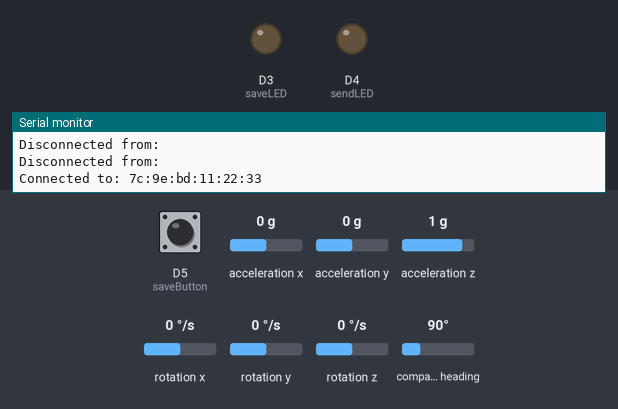
Bench run of a sketch on a simulated Arduino Nano 33 BLE. On the bench: output pins drawn as LEDs (lit = HIGH), the last lines printed to the serial monitor. Inputs (shaded band) come from the test bench; at power-on: D5 (saveButton) LOW, acceleration x 0 g, acceleration y 0 g, acceleration z 1 g, rotation x 0 °/s, rotation y 0 °/s, rotation z 0 °/s, compass heading 90°. Nothing arrives over Bluetooth unless stated; a phone connects over Bluetooth LE 3 s after start.

Above: at 3.8 s.
3.9 s: D5 (saveButton) pulled HIGH for 0.15 s
At 7.8 s:
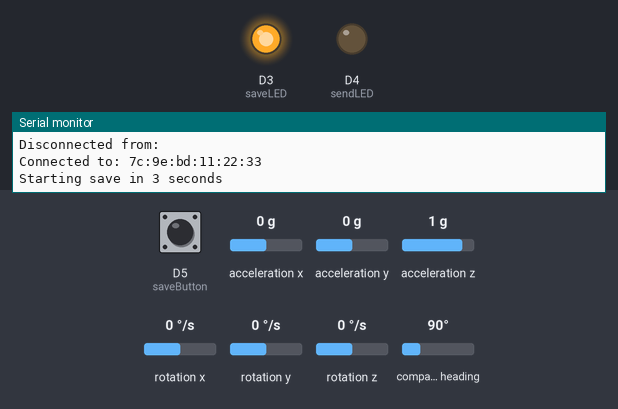
Timing chart, 0 to 11.0 s (numbered marks = the images above; inputs shaded):
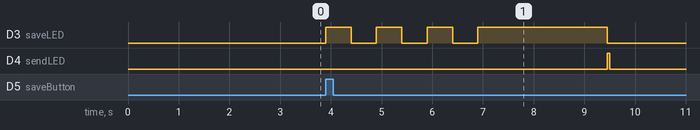

The sketch:

imu_log_ble.ino
```cpp
#include <Arduino_LSM9DS1.h>
#include <ArduinoBLE.h>

#define IO_USERNAME "BohemianXen"
#define IO_KEY "aio_Mbeo57A4D24lfhO07ODfzvIOgKQy"

#//GLOBALS
const byte saveLED = 3;
const byte sendLED = 4;
const byte saveButton = 5;
const byte sendButton = 6;
//const unsigned long debounceTime = 1000;
unsigned short totalSamples = 238; //sampleRates[0] * captureTimeSecs;
byte saveStatus, sendStatus = 0;
byte sampleRates [3] = {0, 0, 0}; // {IMU.accelerationSampleRate(), IMU.gyroscopeSampleRate(), IMU.magneticFieldSampleRate()};

//BLE
BLEService dataReadyService("a34984b9-7b89-4553-aced-242a0b289bbc");
BLEBoolCharacteristic dataReadyChar("4174c433-4064-4349-bfa2-009a432a24a4", BLERead | BLENotify);

BLEService imuService("f9dd156e-f108-4139-925c-dd1f157cffa0");
BLECharacteristic imuChar("41277a1b-b4f8-4ddc-871a-db0dd23a3a31", BLERead | BLENotify, 36);

BLEService sendDataService("ab36b3d9-12e4-4922-ac94-8873e8252045");
BLEBoolCharacteristic sendDataChar("976aca21-135a-4dfa-b548-68308f7acceb", BLERead | BLEWrite);

//BLEDevice central;


void setup() {
  // put your setup code here, to run once:
  pinMode(saveLED, OUTPUT);
  pinMode(sendLED, OUTPUT);
  pinMode(saveButton, INPUT);
  pinMode(sendButton, INPUT);

  Serial.begin(115200);

  if (!IMU.begin()) {
    Serial.println("Failed to initialise IMU!");
    while (1);
  } else {
    sampleRates[0] = IMU.accelerationSampleRate();
    sampleRates[1] = IMU.gyroscopeSampleRate();
    sampleRates[2] = IMU.magneticFieldSampleRate();

    /*Serial.print(sampleRates[0]);
    Serial.print(" Hz, ");
    Serial.print(sampleRates[1]);
    Serial.print(" Hz, ");
    Serial.print(sampleRates[2]);
    Serial.print(" Hz, ");
    Serial.println();*/
  }


  if (!BLE.begin()) {
    Serial.println("Failed to initialise BT Module!");
    while(1);
  }

  BLE.setLocalName("FallDetector");
  BLE.setDeviceName("FallDetector");

  dataReadyService.addCharacteristic(dataReadyChar);
  imuService.addCharacteristic(imuChar);
  sendDataService.addCharacteristic(sendDataChar);
  BLE.addService(dataReadyService);
  BLE.addService(imuService);
  BLE.addService(sendDataService);

  //sendDataChar.setEventHandler(BLEWritten, sendData);

  BLE.setAdvertisedService(dataReadyService);
  BLE.advertise();
  Serial.println("Advertising...");
}

void loop() {
  long imuDataL [totalSamples][9];
  bool dataReady = 0;
  BLEDevice central = BLE.central();

  if (central) {
    Serial.print("Connected to: ");
    Serial.println(central.address());
    digitalWrite(LED_BUILTIN, HIGH);
    dataReadyChar.writeValue(0);
    sendDataChar.writeValue(0);

    while (central.connected()) {
        digitalWrite(sendLED, LOW);
        digitalWrite(saveLED, LOW);

        byte external_start = 0;
        sendDataChar.readValue(external_start);
        if (external_start) { Serial.println("Received start command from central"); }

        if (external_start || digitalRead(saveButton)) {
          Serial.println("Starting save in 3 seconds");
          blinkSaveLED(500);
          dataReady = startSave(imuDataL);
          dataReadyChar.writeValue(dataReady);
          digitalWrite(saveLED, LOW);
          Serial.println("Saved!");
          //delay(100);
          bool dataSent = sendData(imuDataL);
          dataReadyChar.writeValue(0);
          sendDataChar.writeValue(0);
          digitalWrite(sendLED, LOW);
        }
    }
  }

  digitalWrite(LED_BUILTIN, LOW);
  Serial.print("Disconnected from: ");
  Serial.println(central.address());
  delay(200);
}


void blinkSaveLED(int period) {
  digitalWrite(saveLED, HIGH);
  delay(period);
  digitalWrite(saveLED, LOW);
  delay(period);
  digitalWrite(saveLED,HIGH);
  delay(period);
  digitalWrite(saveLED, LOW);
  delay(period);
  digitalWrite(saveLED, HIGH);
  delay(period);
  digitalWrite(saveLED,LOW);
  delay(period);
  if (period == 500) { digitalWrite(saveLED, HIGH); }
}

bool startSave(long imuDataL[][9]) {
  const bool readMag = false;
  const byte captureTimeSecs = 2;
  unsigned short samplesRead = 0;
  float imuDataF [totalSamples][9];
  bool success = 0;

  samplesRead = getVals(imuDataF, samplesRead, readMag);

  if (samplesRead == totalSamples) {
    digitalWrite(saveLED, LOW);
    digitalWrite(sendLED, HIGH);

    success = saveData(imuDataF, imuDataL);

    if (success) {
      Serial.println("Data save successful");
      //blinkSaveLED(20);
    } else {
      Serial.println("Data save unsuccessful");
      digitalWrite(saveLED, LOW);
    }
  }

  return success;
}


// TODO: add timeout based on millis
unsigned short getVals(float dataOut[][9], unsigned short sampleNo, bool readMag) {
  //bool ready = true;
  //float dataOut[9] = {0.0, 0.0, 0.0, 0.0, 0.0, 0.0, 0.0, 0.0, 0.0};
  int maxSamplePeriod = 1000/sampleRates[0];

  while (sampleNo != totalSamples && IMU.accelerationAvailable() && IMU.gyroscopeAvailable()) {
      IMU.readAcceleration(dataOut[sampleNo][0], dataOut[sampleNo][1], dataOut[sampleNo][2]);
      IMU.readGyroscope(dataOut[sampleNo][3], dataOut[sampleNo][4], dataOut[sampleNo][5]);
      IMU.readMagneticField(dataOut[sampleNo][6], dataOut[sampleNo][7], dataOut[sampleNo][8]);
      sampleNo++; //Serial.println(sampleNo);
      delay(maxSamplePeriod);
      //if readMag
      //if (sampleNo == totalSamples) { return sampleNo; }
  }
  return sampleNo;
}

bool saveData(float imuDataF[][9], long imuDataL[][9]) {
   Serial.println("Sending data...");
   int totalRead = 0;
   for (int i = 0; i < totalSamples; i++) {
    for (int j = 0; j < 9; j++) {
      float scaled = imuDataF[i][j] * 1000.0;
      imuDataL[i][j] = (long) scaled;
      //imuChar.writeValue(imuDataL[i][j]);
      totalRead++;
      Serial.print(imuDataL[i][j]);
      Serial.print(",");
    }
    Serial.println();
    //delay(10);
   }
   Serial.println(totalRead);
   if (totalRead == (totalSamples*9)) {
    return 1;
   } else {
    return 0;
   }
}

bool sendData(long imuDataL[][9]) {
  int totalSent = 0;

   for (int i = 0; i < totalSamples; i++) {
     byte buff[36];
     byte offset = 0;

    for (int j = 0; j < 9; j++) {
      byte shift = 0;
      //Serial.print("Pre-Shift:\t");
      //Serial.println(imuDataL[i][j], BIN);
      for (int k = 0; k < 4; k++) {
        buff[k+offset] = (byte) (imuDataL[i][j] >> shift);
        shift += 8;
        //Serial.print("Post-Shift:\t");
        //Serial.println(buff[k+offset], BIN);
      }
      offset += 4;
      totalSent++;
    }

    imuChar.writeValue(buff, 36);
   }

   if (totalSent== (totalSamples*9)) {
    return 1;
   } else {
    return 0;
   }
}
```

Measured:
- after the input at 3.9 s, D3 (saveLED): goes 3 × (HIGH 0.50 s, LOW 0.50 s), HIGH 2.5 s, then LOW, starting at once; D4 (sendLED): LOW → HIGH after 5.5 s, → LOW 0.06 s later
